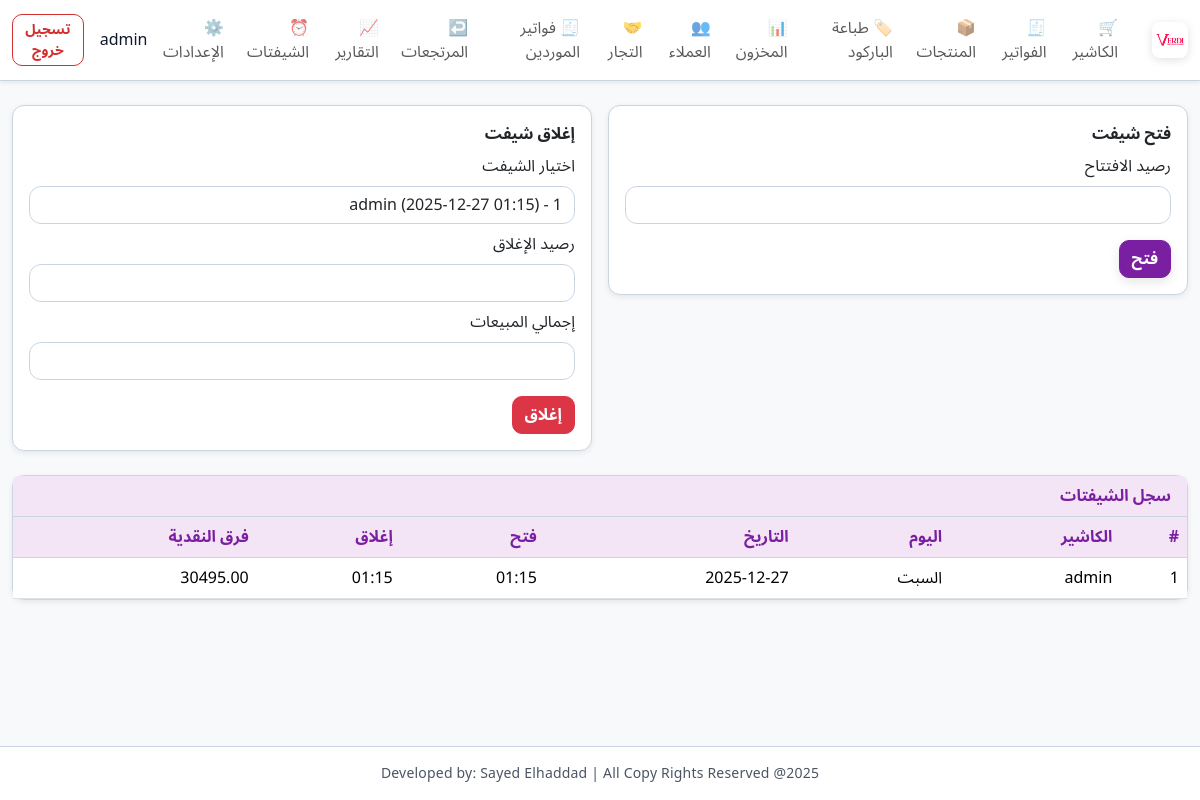
The page /shifts (signed in) on the database its author committed.
### app/models.py (models this page shows)
class User(UserMixin, db.Model):
    __tablename__ = "users"
    id = db.Column(db.Integer, primary_key=True)
    username = db.Column(db.String(80), unique=True, nullable=False)
    password_hash = db.Column(db.String(255), nullable=False)
    role = db.Column(db.String(20), nullable=False, default="cashier")

class Shift(db.Model):
    __tablename__ = "shifts"
    id = db.Column(db.Integer, primary_key=True)
    cashier_name = db.Column(db.String(80), nullable=False)
    opening_cash = db.Column(db.Float, nullable=False, default=0)
    closing_cash = db.Column(db.Float, default=0)
    sales_total = db.Column(db.Float, default=0)
    net_cash = db.Column(db.Float, default=0)
    diff_cash = db.Column(db.Float, default=0)
    start_time = db.Column(db.DateTime, default=datetime.utcnow)
    end_time = db.Column(db.DateTime)

### app/routes.py (the view, shortened to what this page needs)
@main_bp.route("/shifts", methods=["GET", "POST"])
@login_required
def shifts():
    last_shifts = Shift.query.order_by(Shift.start_time.desc()).all()
    return render_template("shifts.html", shifts=last_shifts)

### app/models.py (called while the page is built)
@login_manager.user_loader
def load_user(user_id):
    return User.query.get(int(user_id))

### app/templates/shifts.html (shortened to what this page needs)
{% extends 'base.html' %}
{% block content %}
<div class="row g-3 mb-4">
  <div class="col-md-6">
    <div class="card p-3">
      <div class="fw-bold mb-2">فتح شيفت</div>
      <form method="post">
        <label class="form-label">رصيد الافتتاح</label>
        <input name="opening_cash" type="number" step="0.1" class="form-control mb-3" required>
        <button class="btn btn-primary">فتح</button>
      </form>
    </div>
  </div>
  <div class="col-md-6">
    <div class="card p-3">
      <div class="fw-bold mb-2">إغلاق شيفت</div>
      <form method="post">
        <div class="mb-2">
          <label class="form-label">اختيار الشيفت</label>
          <select name="shift_id" class="form-select" required>
            {% for s in shifts %}
            <option value="{{ s.id }}">{{ s.id }} - {{ s.cashier_name }} ({{ s.start_time.strftime('%Y-%m-%d %H:%M') }})</option>
            {% endfor %}
          </select>
        </div>
        <label class="form-label">رصيد الإغلاق</label>
        <input name="closing_cash" type="number" step="0.1" class="form-control mb-2" required>
        <label class="form-label">إجمالي المبيعات</label>
        <input name="sales_total" type="number" step="0.1" class="form-control mb-3" required>
        <button class="btn btn-danger">إغلاق</button>
      </form>
    </div>
  </div>
</div>
<div class="card">
  <div class="card-header">سجل الشيفتات</div>
  <div class="card-body p-0">
    <table class="table mb-0">
      <thead><tr><th>#</th><th>الكاشير</th><th>اليوم</th><th>التاريخ</th><th>فتح</th><th>إغلاق</th><th>فرق النقدية</th></tr></thead>
      <tbody>
        {% for s in shifts %}
        {% set day_names = ['الإثنين', 'الثلاثاء', 'الأربعاء', 'الخميس', 'الجمعة', 'السبت', 'الأحد'] %}
        {% set day_name = day_names[s.start_time.weekday()] %}
        <tr>
          <td>{{ s.id }}</td>
          <td>{{ s.cashier_name }}</td>
          <td>{{ day_name }}</td>
          <td>{{ s.start_time.strftime('%Y-%m-%d') }}</td>
          <td>{{ s.start_time.strftime('%H:%M') }}</td>
          <td>{% if s.end_time %}{{ s.end_time.strftime('%H:%M') }}{% else %}-{% endif %}</td>
          <td>{{ '%.2f'|format(s.diff_cash or 0) }}</td>
        </tr>
        {% else %}
        <tr><td colspan="7" class="text-center p-3">لا بيانات</td></tr>
        {% endfor %}
      </tbody>
    </table>
  </div>
</div>
{% endblock %}

### app/templates/base.html (shortened to what this page needs)
<!DOCTYPE html>
<html lang="ar" dir="rtl">
<head>
  <link href="https://cdn.jsdelivr.net/npm/bootstrap@5.3.2/dist/css/bootstrap.rtl.min.css" rel="stylesheet">
  <link rel="stylesheet" href="{{ url_for('static', filename='css/style.css', v='20251227') }}">
</head>
<body class="layout-body">
<nav class="navbar navbar-expand-lg navbar-light bg-white shadow-sm mb-4">
  <div class="container-fluid">
    <a class="navbar-brand" href="{{ url_for('main.pos') }}">
      <img src="{{ url_for('static', filename='img/logo.png') }}" alt="logo" class="brand-logo">
    </a>
    <div class="collapse navbar-collapse" id="navMenu">
      <ul class="navbar-nav me-auto mb-2 mb-lg-0">
        <li class="nav-item"><a class="nav-link {% if request.endpoint == 'main.pos' %}active{% endif %}" href="{{ url_for('main.pos') }}">🛒 الكاشير</a></li>
        <li class="nav-item"><a class="nav-link {% if request.endpoint == 'main.sales' %}active{% endif %}" href="{{ url_for('main.sales') }}">🧾 الفواتير</a></li>
        <li class="nav-item"><a class="nav-link" href="{{ url_for('main.products') }}">📦 المنتجات</a></li>
        <li class="nav-item"><a class="nav-link" href="{{ url_for('main.print_barcodes') }}">🏷️ طباعة الباركود</a></li>
        <li class="nav-item"><a class="nav-link" href="{{ url_for('main.inventory') }}">📊 المخزون</a></li>
        <li class="nav-item"><a class="nav-link" href="{{ url_for('main.customers') }}">👥 العملاء</a></li>
        <li class="nav-item"><a class="nav-link" href="{{ url_for('main.suppliers') }}">🤝 التجار</a></li>
        <li class="nav-item"><a class="nav-link" href="{{ url_for('main.supplier_invoices') }}">🧾 فواتير الموردين</a></li>
        <li class="nav-item"><a class="nav-link" href="{{ url_for('main.returns') }}">↩️ المرتجعات</a></li>
        <li class="nav-item"><a class="nav-link" href="{{ url_for('main.reports') }}">📈 التقارير</a></li>
        <li class="nav-item"><a class="nav-link" href="{{ url_for('main.shifts') }}">⏰ الشيفتات</a></li>
        <li class="nav-item"><a class="nav-link" href="{{ url_for('main.settings') }}">⚙️ الإعدادات</a></li>
      </ul>
      <div class="d-flex align-items-center">
        <span class="me-3">{{ current_user.username }}</span>
        <a href="{{ url_for('auth.logout') }}" class="btn btn-outline-danger btn-sm">تسجيل خروج</a>
      </div>
    </div>
  </div>
</nav>
<div class="container-fluid mb-5 main-content">
  {% block content %}{% endblock %}
</div>
<footer class="app-footer text-center py-3 small mt-auto">
  Developed by: Sayed Elhaddad | All Copy Rights Reserved @2025
</footer>
</body>
</html>

### app/static/css/style.css (style rules this page uses)
:root { --md-primary: #7b1fa2; --md-primary-variant: #9c27b0; --md-on-primary: #ffffff; --md-primary-container: #f3e5f5; --md-secondary: #00897b; --md-on-secondary: #ffffff; --md-surface: #f8f9fb; --md-surface-2: #ffffff; --md-outline: #cbd5e1; --md-muted: #6b7280; --md-ink: #0f172a; --md-success: #2e7d32; --md-warning: #ed6c02; --md-error: #d32f2f; --brand: var(--md-primary); --brand-2: var(--md-primary-variant); --ink: var(--md-ink); --muted: var(--md-muted); --card: var(--md-surface-2); --soft: var(--md-surface); --border: var(--md-outline); --md-radius: 12px; --md-shadow-1: 0 2px 6px rgba(0,0,0,0.08); --md-shadow-2: 0 4px 12px rgba(0,0,0,0.10); --md-shadow-3: 0 8px 18px rgba(0,0,0,0.12); --space-1: 8px; --space-2: 16px; --space-3: 24px; }
body { direction: rtl; text-align: right; font-family: 'Cairo', 'IBM Plex Sans Arabic', 'Noto Sans Arabic', 'Segoe UI', Tahoma, sans-serif; background: var(--md-surface); color: var(--md-ink); }
.layout-body { min-height: 100vh; display: flex; flex-direction: column; }
.main-content { flex: 1; }
.card-header { font-weight: 700; background: var(--md-primary-container); color: var(--md-primary); border-bottom: 1px solid var(--md-outline); }
.table thead th { background: var(--md-primary-container); font-weight: 700; color: var(--md-primary); border-bottom: 1px solid var(--md-outline); }
.navbar { background: var(--md-surface-2); border-bottom: 1px solid var(--md-outline); box-shadow: var(--md-shadow-2); }
.navbar-brand img { height: 36px; }
.brand-logo { height: 40px; margin-left: 10px; border-radius: 8px; box-shadow: 0 2px 10px rgba(0,0,0,0.12); }
.card { border-radius: var(--md-radius); box-shadow: var(--md-shadow-1); border: 1px solid var(--md-outline); background: var(--md-surface-2); }
.table th, .table td { vertical-align: middle; }
.btn { border-radius: 10px; font-weight: 600; }
.btn-primary { background: var(--md-primary); border: 1px solid var(--md-primary); box-shadow: var(--md-shadow-2); color: var(--md-on-primary); }
.btn-outline-danger { border-width: 1.5px; color: var(--md-error); border-color: var(--md-error); }
.form-control, .form-select { border: 1px solid var(--md-outline); border-radius: 12px; background: #fff; transition: all 0.15s ease; }
.app-footer { background: rgba(255,255,255,0.95); border-top: 1px solid var(--md-outline); color: #4b5563; letter-spacing: 0.2px; margin-top: auto; }

### rows shown on the page
User: username "admin"
Shift: id "1", cashier_name "admin", day_name "السبت", start_time "2025-12-27", start_time "01:15", end_time "01:15", diff_cash "30495.00"

### other values the page prints
form field shift_id "1 - admin (2025-12-27 01:15)"
